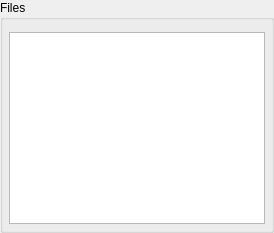
<?xml version='1.0' encoding='utf-8'?>
<ui version="4.0">
 <class>recordingFiles</class>
 <widget class="QGroupBox" name="recordingFiles">
  <property name="title">
   <string>Files</string>
  </property>
  <layout class="QVBoxLayout" name="recordingFilesLayout">
   <item>
    <widget class="QWidget" name="countHost">
     <layout class="QGridLayout" name="countLayout">
      <property name="leftMargin">
       <number>0</number>
      </property>
      <property name="topMargin">
       <number>0</number>
      </property>
      <property name="rightMargin">
       <number>0</number>
      </property>
      <property name="bottomMargin">
       <number>0</number>
      </property>
     </layout>
    </widget>
   </item>
   <item>
    <widget class="QTableView" name="table">
     <property name="editTriggers">
      <enum>QAbstractItemView::NoEditTriggers</enum>
     </property>
     <property name="selectionBehavior">
      <enum>QAbstractItemView::SelectRows</enum>
     </property>
     <property name="maximumHeight">
      <number>150</number>
     </property>
     <attribute name="verticalHeaderVisible">
      <bool>false</bool>
     </attribute>
     <attribute name="horizontalHeaderStretchLastSection">
      <bool>true</bool>
     </attribute>
    </widget>
   </item>
   <property name="leftMargin">
    <number>6</number>
   </property>
   <property name="topMargin">
    <number>6</number>
   </property>
   <property name="rightMargin">
    <number>6</number>
   </property>
   <property name="bottomMargin">
    <number>6</number>
   </property>
  </layout>
 </widget>
 <resources />
 <connections />
</ui>
